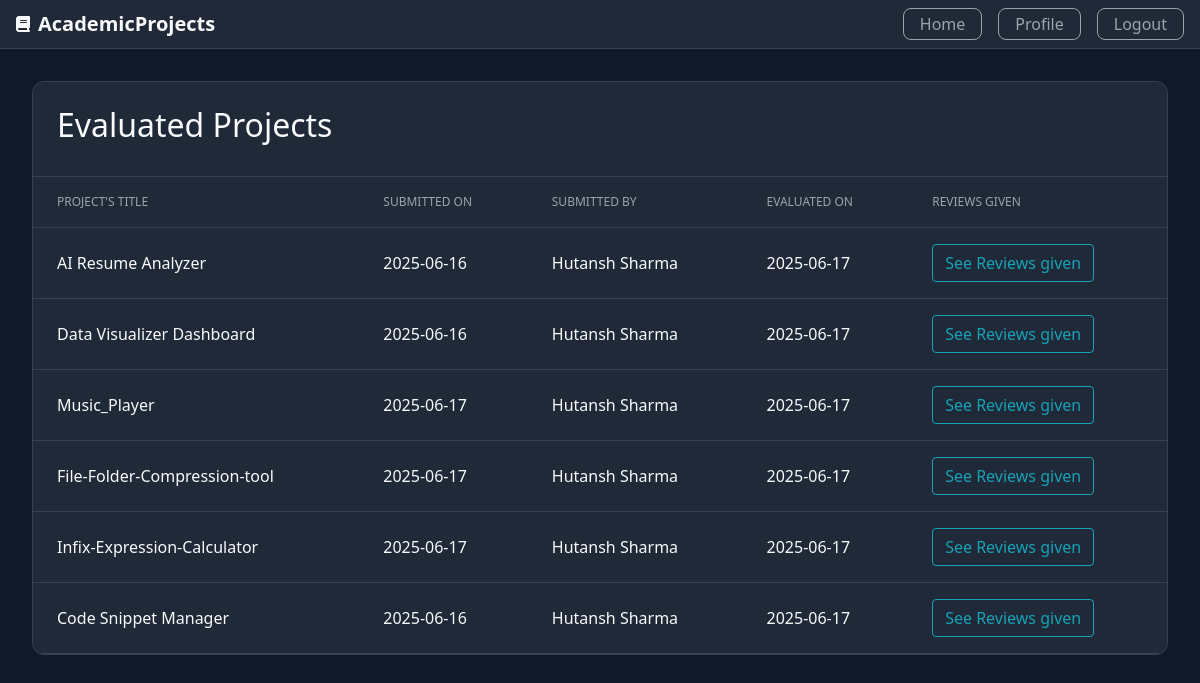
/profile/moreinfo/evaluation (signed in), run on an earlier commit of the app's database.
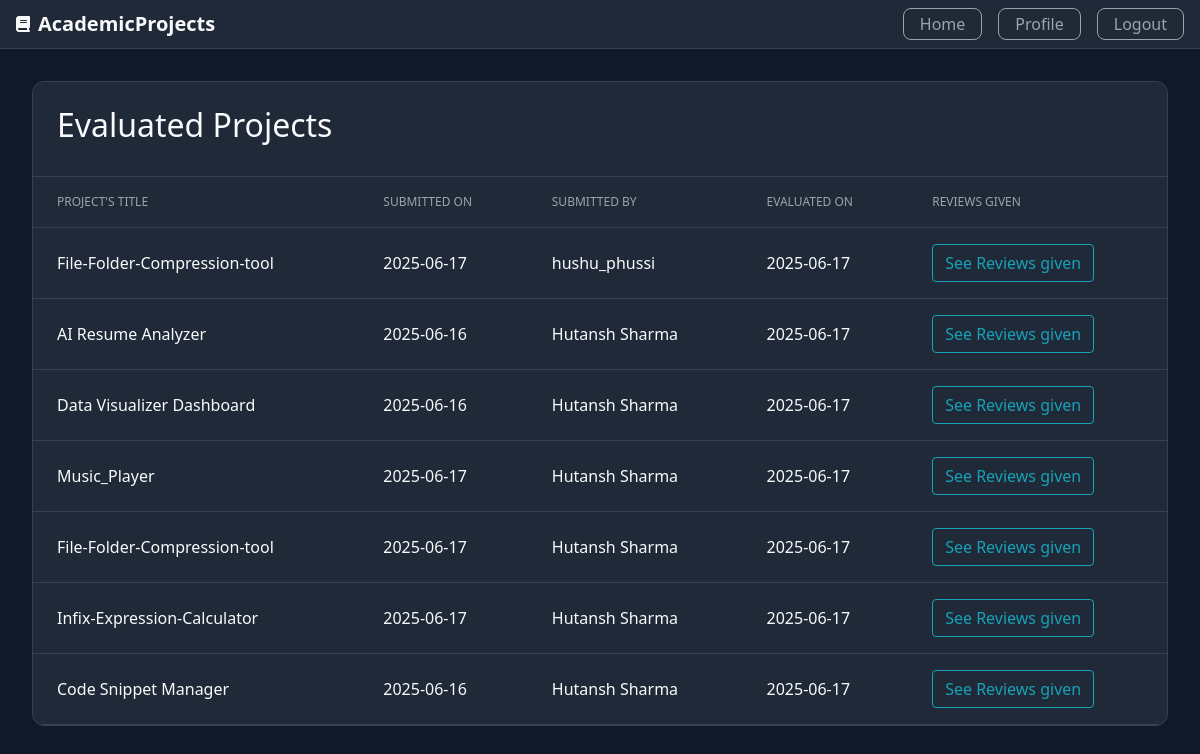
And on a later commit of the database.
### Project/models.py (models this page shows, shortened)
class Evaluation(db.Model):
    id=db.Column(db.Integer,primary_key=True)
    score=db.Column(db.Integer,nullable=False)
    feedback=db.Column(db.Text,nullable=False)
    evaluated_at=db.Column(db.DateTime,nullable=False,default=datetime.utcnow)
    submission_id=db.Column(db.Integer,db.ForeignKey('submission.id'),unique=True)
    project_id=db.Column(db.Integer,db.ForeignKey('project.id'))
    evaluated_by=db.Column(db.Integer,db.ForeignKey('user.id'))

class Project(db.Model):
    id=db.Column(db.Integer,primary_key=True)
    title=db.Column(db.String(100),nullable=False)
    description=db.Column(db.Text,nullable=False)
    skills=db.Column(db.Text,nullable=False)
    descriptive_pdf=db.Column(db.String(80),nullable=False,default='No pdf')
    user_count=db.Column(db.Integer,nullable=False,default=0)
    created_at=db.Column(db.DateTime,nullable=False,default=datetime.utcnow)
    created_by=db.Column(db.Integer,db.ForeignKey('user.id'))
    submission=db.relationship('Submission',backref='project',lazy=True,cascade="all,delete")
    evaluation=db.relationship('Evaluation',backref='project',lazy=True,cascade="all,delete")
    project_taken_by=db.relationship('Project_Taken',backref='project',lazy=True,cascade="all,delete")

class User(db.Model,UserMixin):
    id=db.Column(db.Integer,primary_key=True)
    username=db.Column(db.String(30),unique=True,nullable=False)
    email=db.Column(db.String(30),unique=True,nullable=False)
    password=db.Column(db.String(80),unique=False,nullable=False)
    total_projects=db.Column(db.Integer,nullable=False,default=0)
    total_projects_taken=db.Column(db.Integer,nullable=False,default=0)
    total_projects_submitted=db.Column(db.Integer,nullable=False,default=0)
    total_projects_evaluated=db.Column(db.Integer,nullable=False,default=0)
    profile_picture=db.Column(db.String(80),nullable=False,default="default.png")
    role=db.Column(db.String(80),nullable=False)
    project=db.relationship("Project",backref="user",lazy=True,cascade="all,delete")
    submission=db.relationship("Submission",backref="user",lazy=True,cascade="all,delete")
    evaluation=db.relationship("Evaluation",backref="user",lazy=True,cascade="all,delete")
    project_taken=db.relationship("Project_Taken",backref="user",lazy=True,cascade="all,delete")

class Submission(db.Model):
    id=db.Column(db.Integer,primary_key=True)
    submitted_at=db.Column(db.DateTime,nullable=False,default=datetime.utcnow)
    submission_link=db.Column(db.Text,nullable=False)
    info=db.Column(db.Text)
    project_id=db.Column(db.Integer,db.ForeignKey('project.id'))
    student_id=db.Column(db.Integer,db.ForeignKey('user.id'))
    evaluation=db.relationship('Evaluation',backref='submission',lazy=True,cascade="all,delete")

### Project/routes.py (the view)
@app.route("/profile/moreinfo/evaluation")
@login_required
def more_info_evaluation():
    evaluation=current_user.evaluation
    evaluation.reverse()
    return render_template("more-evaluation.html",evaluation=evaluation)

### Project/models.py (called while the page is built)
@loginmanager.user_loader
def user_loader(user_id):
    user=User.query.get(user_id)
    return user

### Project/templates/more-evaluation.html
{% extends "more-info-layout.html" %}
{% block label %}Evaluated Projects{% endblock label %}
{% block headings %}
    <th>Project's Title</th>
    <th>Submitted on</th>
    <th>Submitted by</th>
    <th>Evaluated on</th>
    <th>Reviews given</th>
{% endblock headings %}
{% block data %}
    {% for i in evaluation %}
        <tr>
            <td>{{i.project.title}}</td>
            <td>{{i.project.created_at.strftime("%Y-%m-%d")}}</td>
            <td>{{i.submission.user.username}}</td>
            <td>{{i.submission.submitted_at.strftime("%Y-%m-%d")}}</td>
            <td><a class="btn btn-outline-info" href="{{url_for('reviews',id=i.id)}}">See Reviews given</a></td>
        </tr>
    {% endfor %}
{% endblock data %}

What changed in the data, as far as the page shows it:
added Evaluation: project "File-Folder-Compression-tool", project.created_at "2025-06-17", submission.user.username "hushu_phussi", submission.submitted_at "2025-06-17"
